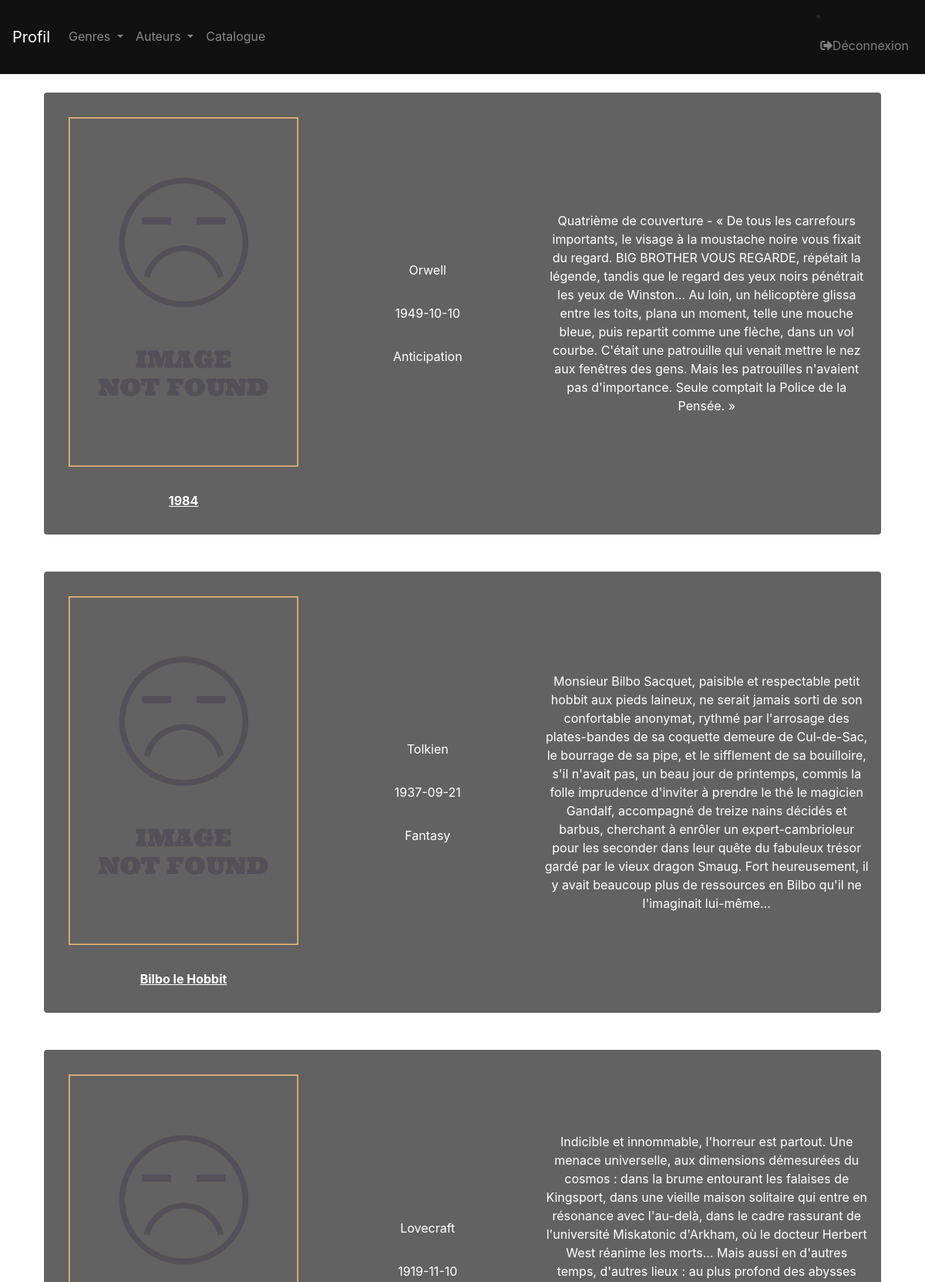
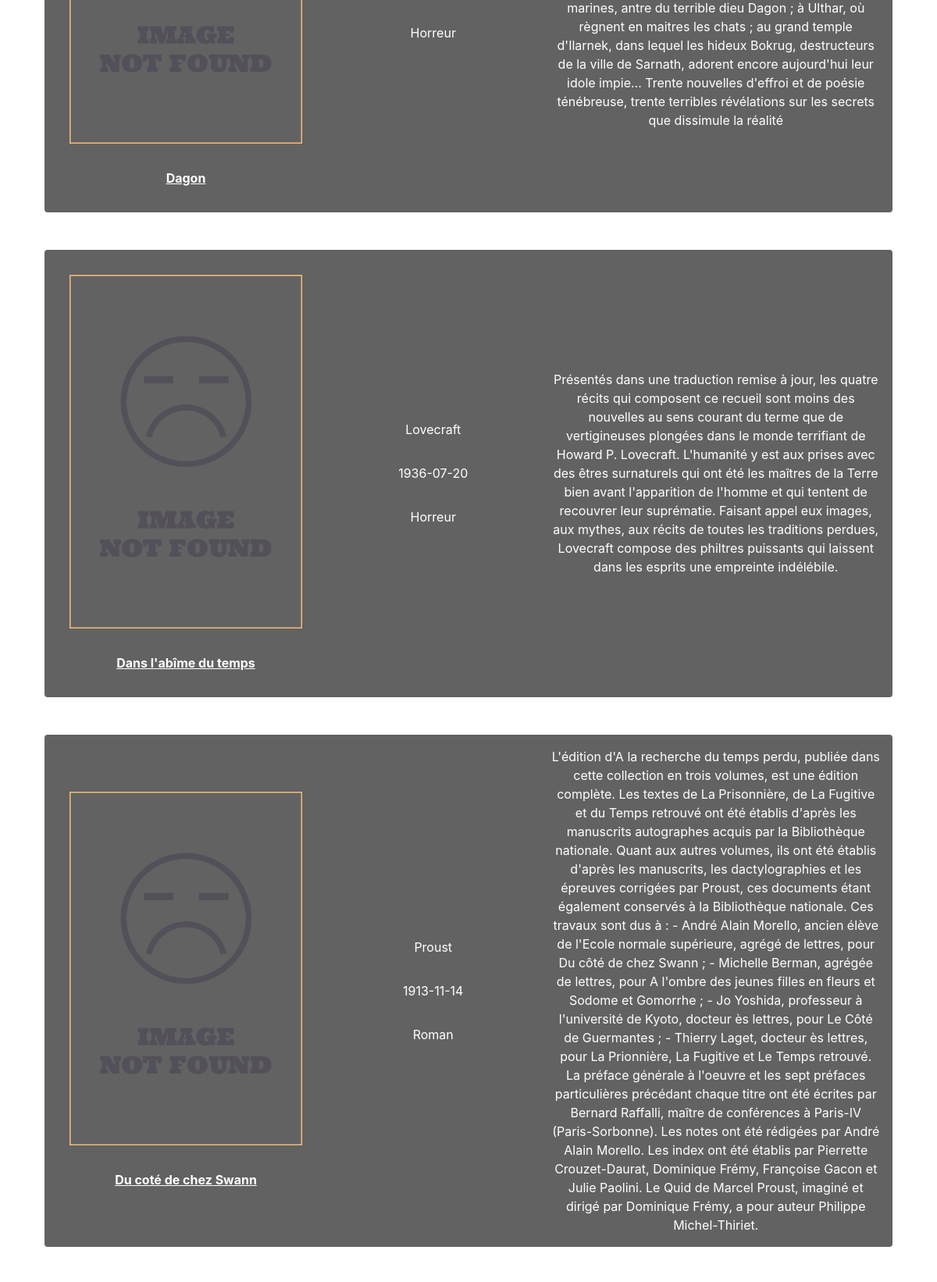
/utilisateurs/catalogue/controllers/livresController.php (upper part), run on the app's committed database (2 pictures, top to bottom).
### tables this page shows
CREATE TABLE `livres` (
  `id` int(10) UNSIGNED NOT NULL,
  `titre` varchar(255) NOT NULL,
  `date_edition` date DEFAULT NULL,
  `date_ajout` date DEFAULT NULL,
  `auteur_id` int(10) UNSIGNED DEFAULT NULL,
  `genre_id` int(10) UNSIGNED DEFAULT NULL,
  `resume` text,
  `img_src` varchar(50) DEFAULT 'not_found.png'
);

CREATE TABLE `auteurs` (
  `id` int(10) UNSIGNED NOT NULL,
  `firstname` varchar(255) NOT NULL,
  `lastname` varchar(255) NOT NULL
);

CREATE TABLE `genres` (
  `id` int(10) UNSIGNED NOT NULL,
  `nom` varchar(255) NOT NULL
);

### utilisateurs/catalogue/controllers/livresController.php (called while the page is built)
<?php
require ('../models/livresModel.php');
require ('../vue.php');

### navbar/navbarControllerCO.php (called while the page is built, shortened)
<?php
require ('navbarVueCO.php');

### utilisateurs/catalogue/models/livresModel.php (called while the page is built, shortened)
<?php
    $pdo = new PDO('mysql:host=localhost; dbname=biblio_coding; charset=utf8', 'root', '');
    $pdo->setAttribute(PDO::ATTR_ERRMODE, PDO::ERRMODE_EXCEPTION);
    $queryInfo = $pdo->prepare("SELECT livres.id, livres.titre, livres.img_src, livres.resume, livres.date_edition, auteurs.lastname, genres.nom FROM livres INNER JOIN auteurs ON livres.auteur_id = auteurs.id INNER JOIN genres ON livres.genre_id = genres.id ORDER BY livres.titre");
    $queryInfo->bindParam(':id', $id, PDO::PARAM_INT);
    $queryInfo->execute();
    $row = $queryInfo->fetchAll(PDO::FETCH_ASSOC);

### utilisateurs/catalogue/vue.php (the view, shortened to what this page needs)
<!DOCTYPE html>
<html lang="fr">
<head>
    <link rel="stylesheet" href="https://stackpath.bootstrapcdn.com/bootstrap/4.1.3/css/bootstrap.min.css">
    <link rel="stylesheet" href="../../../css/styles.css">
</head>
<body id='livres'>
    <?php include '../../../navbar/navbarControllerCO.php';?>
    <div class="containercat">
        <?php foreach($row as $value): ?>
            <div class="row rounded text-center mb-5 align-middle">
                <div class="col-md-4 p-3 align-middle">
                    <div class="col p-3"> <img src="../../../img/<?=$value["img_src"] ?>" class="img-fluid" alt="Responsive image" height="1000" width="300"></div>
                    <div class="col p-3"><strong><u><?=$value["titre"] ?></u></strong></div>
                </div>
                <div class="col-md-3 p-3 align-middle">
                    <div class="col p-3"><?=$value["lastname"] ?></div>
                    <div class="col p-3"><?=$value["date_edition"] ?></div>
                    <div class="col p-3"><?=$value["nom"] ?></div>
                </div>
                <div class="col-md-5 p-3 align-middle">
                    <?=$value["resume"] ?>
                </div>
            </div>
        <?php endforeach; ?>
    </div>
</body>
</html>

### navbar/navbarVueCO.php (shortened to what this page needs)
<head>
  <link rel="stylesheet" href="https://use.fontawesome.com/releases/v5.6.3/css/all.css"
>
  <link rel="stylesheet" href="https://stackpath.bootstrapcdn.com/bootstrap/4.1.3/css/bootstrap.min.css"
>
    <link rel="stylesheet" href="http://localhost/www/php/biblio_coding/css/navbar.css">
</head>
<nav class="navbar navbar-expand-lg navbar-dark position-sticky ">
<?php if($_SESSION['statut'] == 'admin'){?><a class="navbar-brand" href="http://localhost/www/php/biblio_coding/admin/emprunts.php">Emprunts</a>
  <?php } else { ?> <a class="navbar-brand" href="http://localhost/www/php/biblio_coding/utilisateurs/infoUtilisateur.php">Profil</a><?php }?>
  <div class="collapse navbar-collapse" id="navbarSupportedContent">
    <ul class="navbar-nav mr-auto">
      <?php if($_SESSION['statut'] == 'admin') {?>
      <li class="nav-item">
        <a class="nav-link" href="http://localhost/www/php/biblio_coding/admin/auteurs.php">Gestion des Auteurs</a>
      </li>
      <li class="nav-item">
        <a class="nav-link" href="http://localhost/www/php/biblio_coding/admin/livres.php">Gestion des Livres</a>
      </li>
      <li class="nav-item">
        <a class="nav-link" href="http://localhost/www/php/biblio_coding/admin/users.php">Gestion des Utilisateurs</a>
      </li>
    <?php } else { ?>
      <li class="nav-item dropdown">
        <a class="nav-link dropdown-toggle" href="#" id="navbarDropdown" role="button" data-toggle="dropdown"
          aria-haspopup="true" aria-expanded="false">
          Genres
        </a>
      </li>
      <li class="nav-item dropdown">
        <a class="nav-link dropdown-toggle" href="#" id="navbarDropdown" role="button" data-toggle="dropdown"
          aria-haspopup="true" aria-expanded="false">
          Auteurs
        </a>
      </li>
      <li class="nav-item">
        <a class="nav-link" href="http://localhost/www/php/biblio_coding/utilisateurs/catalogue/controllers/livresController.php">Catalogue</a>
      </li>
    <?php  } ?>
    </ul>
    <li class="nav-item">
      <a class="nav-link" id="logout" href="http://localhost/www/php/biblio_coding/connexion/logout.php"><i class="fas fa-sign-out-alt"></i>Déconnexion</a>
    </li>
  </div>
</nav>

### css/styles.css (style rules this page uses)
#livres { background-image:url("../img/users.jpg"); background-size: cover; background-attachment:fixed; background-repeat:no-repeat; background-position: center; }
.row.rounded.text-center.mb-5.align-middle { background-color:rgba(0, 0, 0, 0.616); color:white; display: flex; }
.col-md-4.p-3.align-middle { margin: auto; }
.col-md-3.p-3.align-middle { margin: auto; }
.col-md-5.p-3.align-middle { margin: auto; }
.containercat { margin:2%; margin-bottom:2%; margin-right: 6%; margin-left: 6%; }
body { margin: 0 auto; padding: 0; }

### css/navbar.css (style rules this page uses)
nav { position: sticky; position: -webkit-sticky; top: 0; width: 100%; z-index: 2; }
.navbar { background:#111111; }
.nav-item::after { content:'';display:block; width:0px;height:2px; background:#fec400; transition: 0.2s; }
.nav-link { padding:15px 5px; transition:0.2s; }
#login,#logout { text-align: right; color:grey; }

### data on the page
livres: img_src (picture), titre "1984", auteur.lastname "Orwell", date_edition "1949-10-10", genre.nom "Anticipation", resume "Quatrième de couverture - « De tous les carrefours importants, le visage à la moustache noire vous fixait du regard. BIG BROTHER VOUS REGARDE, répétait la légende, tandis que le regard des yeux noirs pénétrait les yeux de Winston... Au loin, un hélicoptère glissa entre les toits, plana un moment, telle une mouche bleue, puis repartit comme une flèche, dans un vol courbe. C'était une patrouille qui venait mettre le nez aux fenêtres des gens. Mais les patrouilles n'avaient pas d'importance. Seule comptait la Police de la Pensée. »"
livres: img_src (picture), titre "Bilbo le Hobbit", auteur.lastname "Tolkien", date_edition "1937-09-21", genre.nom "Fantasy", resume "Monsieur Bilbo Sacquet, paisible et respectable petit hobbit aux pieds laineux, ne serait jamais sorti de son confortable anonymat, rythmé par l'arrosage des plates-bandes de sa coquette demeure de Cul-de-Sac, le bourrage de sa pipe, et le sifflement de sa bouilloire, s'il n'avait pas, un beau jour de printemps, commis la folle imprudence d'inviter à prendre le thé le magicien Gandalf, accompagné de treize nains décidés et barbus, cherchant à enrôler un expert-cambrioleur pour les seconder dans leur quête du fabuleux trésor gardé par le vieux dragon Smaug. Fort heureusement, il y avait beaucoup plus de ressources en Bilbo qu'il ne l'imaginait lui-même..."
livres: img_src (picture), titre "Dagon", auteur.lastname "Lovecraft", date_edition "1919-11-10", genre.nom "Horreur", resume "Indicible et innommable, l'horreur est partout. Une menace universelle, aux dimensions démesurées du cosmos : dans la brume entourant les falaises de Kingsport, dans une vieille maison solitaire qui entre en résonance avec l'au-delà, dans le cadre rassurant de l'université Miskatonic d'Arkham, où le docteur Herbert West réanime les morts... Mais aussi en d'autres temps, d'autres lieux : au plus profond des abysses marines, antre du terrible dieu Dagon ; à Ulthar, où règnent en maitres les chats ; au grand temple d'Ilarnek, dans lequel les hideux Bokrug, destructeurs de la ville de Sarnath, adorent encore aujourd'hui leur idole impie... Trente nouvelles d'effroi et de poésie ténébreuse,…"
livres: img_src (picture), titre "Dans l'abîme du temps", auteur.lastname "Lovecraft", date_edition "1936-07-20", genre.nom "Horreur", resume "Présentés dans une traduction remise à jour, les quatre récits qui composent ce recueil sont moins des nouvelles au sens courant du terme que de vertigineuses plongées dans le monde terrifiant de Howard P. Lovecraft. L'humanité y est aux prises avec des êtres surnaturels qui ont été les maîtres de la Terre bien avant l'apparition de l'homme et qui tentent de recouvrer leur suprématie. Faisant appel eux images, aux mythes, aux récits de toutes les traditions perdues, Lovecraft compose des philtres puissants qui laissent dans les esprits une empreinte indélébile."
livres: img_src (picture), titre "Du coté de chez Swann", auteur.lastname "Proust", date_edition "1913-11-14", genre.nom "Roman", resume "L'édition d'A la recherche du temps perdu, publiée dans cette collection en trois volumes, est une édition complète. Les textes de La Prisonnière, de La Fugitive et du Temps retrouvé ont été établis d'après les manuscrits autographes acquis par la Bibliothèque nationale. Quant aux autres volumes, ils ont été établis d'après les manuscrits, les dactylographies et les épreuves corrigées par Proust, ces documents étant également conservés à la Bibliothèque nationale. Ces travaux sont dus à : - André Alain Morello, ancien élève de l'Ecole normale supérieure, agrégé de lettres, pour Du côté de chez Swann ; - Michelle Berman, agrégée de lettres, pour A l'ombre des jeunes filles en fleurs et…"
